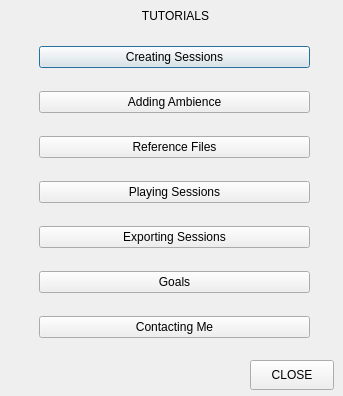
<?xml version="1.0" encoding="UTF-8"?>
<ui version="4.0">
 <class>Dialog</class>
 <widget class="QDialog" name="Dialog">
  <property name="geometry">
   <rect>
    <x>0</x>
    <y>0</y>
    <width>343</width>
    <height>396</height>
   </rect>
  </property>
  <property name="windowTitle">
   <string>Dialog</string>
  </property>
  <widget class="QLabel" name="helptopLabel">
   <property name="geometry">
    <rect>
     <x>40</x>
     <y>0</y>
     <width>271</width>
     <height>31</height>
    </rect>
   </property>
   <property name="text">
    <string>TUTORIALS</string>
   </property>
   <property name="alignment">
    <set>Qt::AlignCenter</set>
   </property>
  </widget>
  <widget class="QWidget" name="verticalLayoutWidget">
   <property name="geometry">
    <rect>
     <x>39</x>
     <y>29</y>
     <width>271</width>
     <height>331</height>
    </rect>
   </property>
   <layout class="QVBoxLayout" name="helpbuttonsLayout">
    <item>
     <widget class="QPushButton" name="helpcreatingsessionsButton">
      <property name="text">
       <string>Creating Sessions</string>
      </property>
     </widget>
    </item>
    <item>
     <widget class="QPushButton" name="helpaddingambienceButton">
      <property name="text">
       <string>Adding Ambience</string>
      </property>
     </widget>
    </item>
    <item>
     <widget class="QPushButton" name="helpreferencefilesButton">
      <property name="text">
       <string>Reference Files</string>
      </property>
     </widget>
    </item>
    <item>
     <widget class="QPushButton" name="helpplayingsessionsButton">
      <property name="text">
       <string>Playing Sessions</string>
      </property>
     </widget>
    </item>
    <item>
     <widget class="QPushButton" name="helpexportingsessionsButton">
      <property name="text">
       <string>Exporting Sessions</string>
      </property>
     </widget>
    </item>
    <item>
     <widget class="QPushButton" name="helpgoalsButton">
      <property name="text">
       <string>Goals</string>
      </property>
     </widget>
    </item>
    <item>
     <widget class="QPushButton" name="helpContactingMeButton">
      <property name="text">
       <string>Contacting Me</string>
      </property>
     </widget>
    </item>
   </layout>
  </widget>
  <widget class="QPushButton" name="helpcloseButton">
   <property name="geometry">
    <rect>
     <x>250</x>
     <y>360</y>
     <width>84</width>
     <height>30</height>
    </rect>
   </property>
   <property name="text">
    <string>CLOSE</string>
   </property>
  </widget>
 </widget>
 <resources/>
 <connections/>
</ui>
